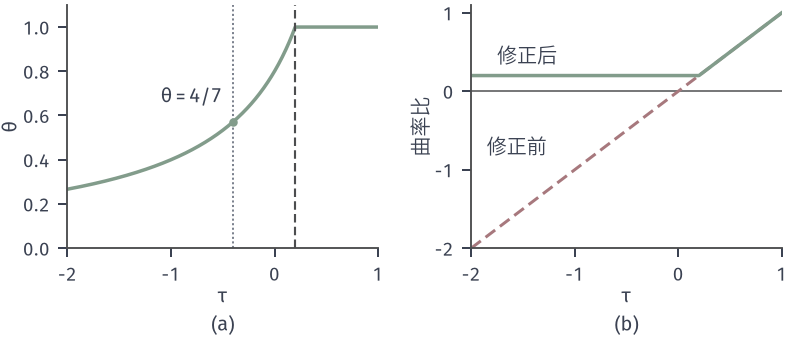

Python code for this plot:
from pathlib import Path
import sys
ROOT = next(p for p in Path(__file__).resolve().parents if (p/"build.sh").is_file() and (p/"tex/book.tex").is_file())
sys.path.insert(0, str(ROOT/"figures/00-shared/mathematical-preliminaries-upper/00-shared/comprehension-figures"))
sys.path.insert(0, str(ROOT/"figures/05-optimization/02-smooth-optimization/matplotlib/qn-common"))
from support import figure, save, BLUE, GREEN, YELLOW, RED, PURPLE, INK, MUTED, GRID, BLUE_FILL, GREEN_FILL, YELLOW_FILL, RED_FILL, PURPLE_FILL
from qnlib import *
import numpy as np
HERE = Path(__file__).resolve().parent
STROKE = "#4C4D4F"

# Powell 阻尼：tau=s^T y/s^T B s，theta=1（tau>=0.2），否则 0.8/(1-tau)。修正后 s^T r/s^T B s=max(tau,0.2)。
tau = np.linspace(-2, 1, 601)
theta = np.where(tau >= .2, 1., .8/(1-tau))
after = np.maximum(tau, .2)
fig, (ax, bx) = figure(width_mm=112, height_mm=48, ncols=2)
ax.plot(tau, theta, color=GREEN, lw=1.4)
ax.axvline(.2, color=STROKE, lw=.85, ls=(0, (4, 2)))
ax.axvline(-.4, color=MUTED, lw=.7, ls=(0, (1.2, 1.4)))
ax.plot([-.4], [4/7], 'o', ms=3.4, color=GREEN, mew=0, zorder=6)
ax.text(-.5, .66, '$\\theta=4/7$', color=INK, ha='right')
ax.set_xlim(-2, 1); ax.set_ylim(0, 1.1); ax.set_xlabel('$\\tau$', labelpad=1); ax.set_ylabel('$\\theta$', labelpad=1); ax.set_xticks([-2, -1, 0, 1])
bx.axhline(0, color=STROKE, lw=.6)
bx.plot(tau, tau, color=RED, lw=1.2, ls=(0, (4, 2)))
bx.plot(tau, after, color=GREEN, lw=1.4)
bx.text(-1.85, -.8, '修正前', color=INK, ha='left')
bx.text(-1.75, .36, '修正后', color=INK, ha='left')
bx.set_xlim(-2, 1); bx.set_ylim(-2, 1.1); bx.set_xlabel('$\\tau$', labelpad=1); bx.set_ylabel('曲率比', labelpad=1); bx.set_xticks([-2, -1, 0, 1])
panel(fig, .085, .985, .985, .27, .3); tags(fig, [ax, bx])
save(fig, HERE, 'figure', {'rule': 'theta=1 if tau>=.2 else .8/(1-tau)', 'example_tau': -.4, 'example_theta': 4/7})
